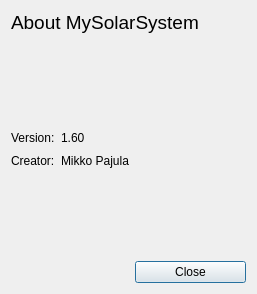
<?xml version="1.0" encoding="UTF-8"?>
<ui version="4.0">
 <class>Dialog</class>
 <widget class="QDialog" name="Dialog">
  <property name="geometry">
   <rect>
    <x>0</x>
    <y>0</y>
    <width>257</width>
    <height>294</height>
   </rect>
  </property>
  <property name="windowTitle">
   <string> </string>
  </property>
  <layout class="QVBoxLayout" name="verticalLayout">
   <item>
    <widget class="QLabel" name="label">
     <property name="font">
      <font>
       <pointsize>14</pointsize>
      </font>
     </property>
     <property name="text">
      <string>About MySolarSystem</string>
     </property>
    </widget>
   </item>
   <item>
    <layout class="QGridLayout" name="gridLayout">
     <item row="1" column="1">
      <widget class="QLabel" name="label_5">
       <property name="text">
        <string>1.60 </string>
       </property>
      </widget>
     </item>
     <item row="3" column="0">
      <spacer name="verticalSpacer">
       <property name="orientation">
        <enum>Qt::Vertical</enum>
       </property>
       <property name="sizeHint" stdset="0">
        <size>
         <width>20</width>
         <height>40</height>
        </size>
       </property>
      </spacer>
     </item>
     <item row="1" column="0">
      <widget class="QLabel" name="label_4">
       <property name="text">
        <string>Version:</string>
       </property>
      </widget>
     </item>
     <item row="2" column="0">
      <widget class="QLabel" name="label_2">
       <property name="text">
        <string>Creator:</string>
       </property>
      </widget>
     </item>
     <item row="0" column="0">
      <spacer name="verticalSpacer_2">
       <property name="orientation">
        <enum>Qt::Vertical</enum>
       </property>
       <property name="sizeHint" stdset="0">
        <size>
         <width>20</width>
         <height>40</height>
        </size>
       </property>
      </spacer>
     </item>
     <item row="2" column="1">
      <widget class="QLabel" name="label_3">
       <property name="text">
        <string>Mikko Pajula</string>
       </property>
      </widget>
     </item>
     <item row="1" column="2">
      <spacer name="horizontalSpacer">
       <property name="orientation">
        <enum>Qt::Horizontal</enum>
       </property>
       <property name="sizeHint" stdset="0">
        <size>
         <width>40</width>
         <height>20</height>
        </size>
       </property>
      </spacer>
     </item>
     <item row="4" column="2">
      <widget class="QPushButton" name="pushButton">
       <property name="text">
        <string>Close</string>
       </property>
      </widget>
     </item>
    </layout>
   </item>
  </layout>
 </widget>
 <resources/>
 <connections>
  <connection>
   <sender>pushButton</sender>
   <signal>clicked()</signal>
   <receiver>Dialog</receiver>
   <slot>close()</slot>
   <hints>
    <hint type="sourcelabel">
     <x>131</x>
     <y>328</y>
    </hint>
    <hint type="destinationlabel">
     <x>131</x>
     <y>175</y>
    </hint>
   </hints>
  </connection>
 </connections>
</ui>
